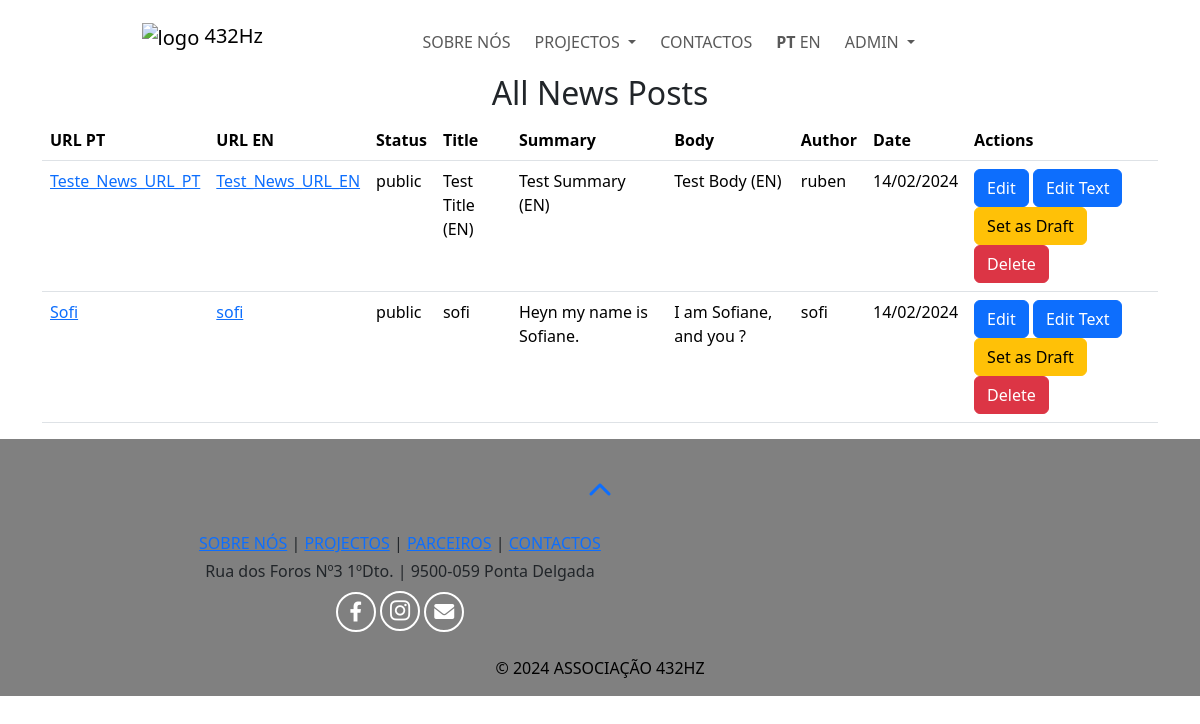
The app's page /news_dashboard (signed in), older data.
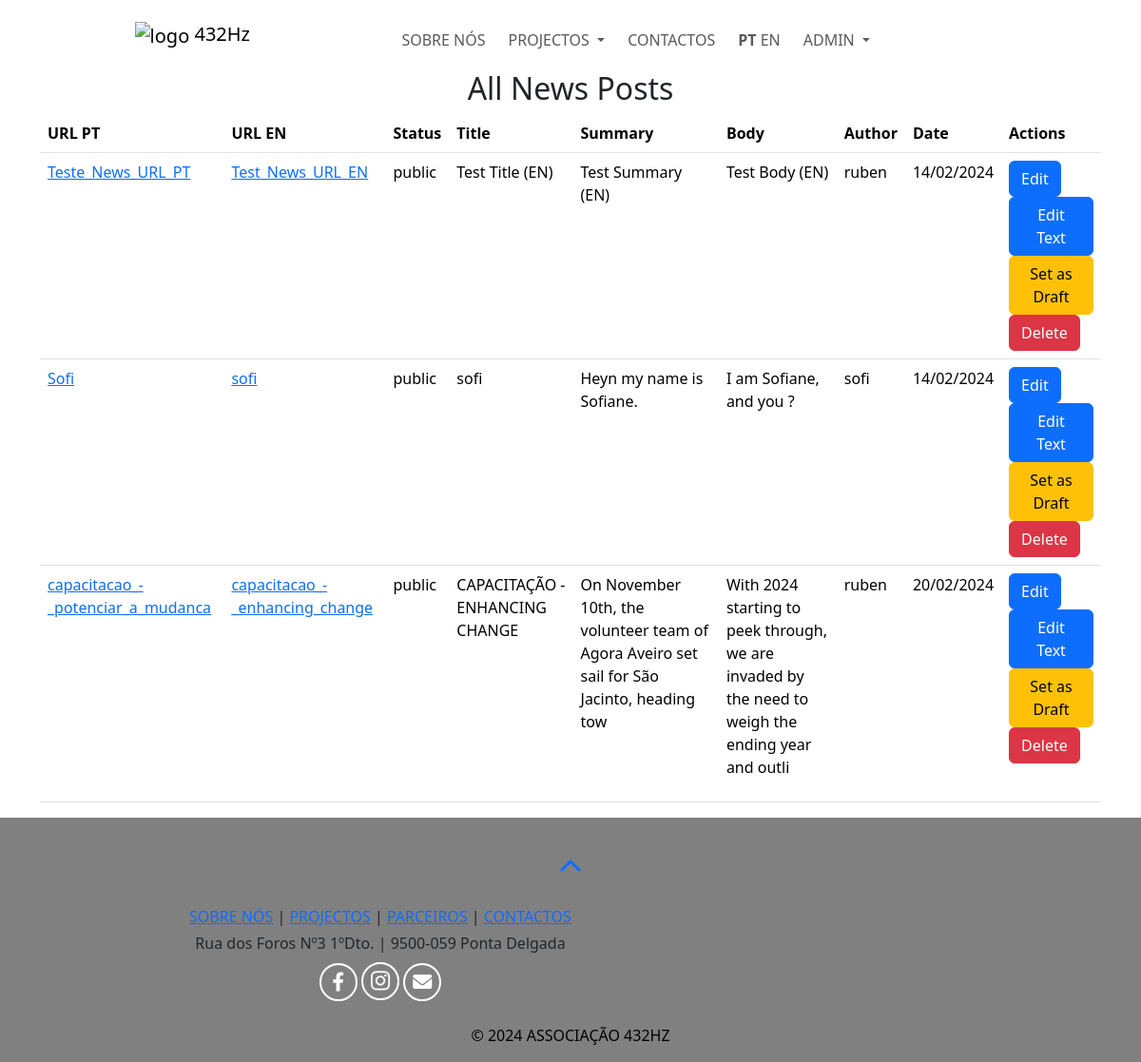
The same page, newer data.
### web432/models.py (models this page shows)
class News(db.Model):
    id = db.Column(db.Integer, primary_key=True)
    news_url_en = db.Column(db.String(255), unique=True, nullable=False)
    news_url_pt = db.Column(db.String(255), unique=True, nullable=False)
    status = db.Column(db.String(20), default='draft')
    title_en = db.Column(db.String(255), unique=True, nullable=False)
    title_pt = db.Column(db.String(255), unique=True, nullable=False)
    summary_en = db.Column(db.Text, nullable=False)
    summary_pt = db.Column(db.Text, nullable=False)
    body_en = db.Column(db.Text, nullable=False)
    body_pt = db.Column(db.Text, nullable=False)
    author = db.Column(db.String(80), nullable=False)
    cover = db.Column(db.String(200), nullable=True)
    photos = db.Column(db.String(2000), nullable=True)
    photographers = db.Column(db.String(255), nullable=True)
    category = db.Column(db.String(50), nullable=False)
    date = db.Column(db.DateTime, nullable=False)
    date_created = db.Column(db.DateTime, default=datetime.utcnow, nullable=False)

### web432/views.py (the view)
    @app.route("/news_dashboard", methods=["GET"])
    @login_required
    def news_dashboard():
        all_news = News.query.all()
        return render_template('news_dashboard.html', news_posts=all_news)

### web432/__init__.py (called while the page is built)
def get_locale():
    return session.get('lang', 'pt')

### web432/templates/news_dashboard.html (shortened to what this page needs)
{% extends "layout.html" %}
{% block pagecss %}
    <link rel="stylesheet" href="/static/stylesheets/dashboard.css">
{% endblock %}
{% block main %}
<div class="container">
    <h2 class="text-center">All News Posts</h2>
    <table class="table">
        <thead>
            <tr>
                <th>URL PT</th>
                <th>URL EN</th>
                <th>Status</th>
                <th>Title</th>
                <th>Summary</th>
                <th>Body</th>
                <th>Author</th>
                <th>Date</th>
                <th>Actions</th>
            </tr>
        </thead>
        <tbody>
            {% for post in news_posts %}
                <tr>
                    <td><a href="{{ url_for('news_url', news_url=post.news_url_pt) }}">{{ post.news_url_pt }}</a></td>
                    <td><a href="{{ url_for('news_url', news_url=post.news_url_en) }}">{{ post.news_url_en }}</a></td>
                    <td>{{ post.status }}</td>
                    <td>{{ post.title_en }}</td>
                    <td>{{ post.summary_en[:100] | safe }}</td>
                    <td>{{ post.body_en[:100] | safe }}</td>
                    <td>{{ post.author }}</td>
                    <td>{{ post.date.strftime('%d/%m/%Y') }}</td>
                    <td>
                        <a href="{{ url_for('edit_news', news_id=post.id) }}" class="btn btn-primary">Edit</a>
                        <a href="{{ url_for('edit_news_text', news_id=post.id) }}" class="btn btn-primary">Edit Text</a>
                        {% if post.status == 'public' %}
                            <a href="{{ url_for('change_status', news_id=post.id, new_status='draft') }}" class="btn btn-warning">Set as Draft</a>
                        {% else %}
                            <a href="{{ url_for('change_status', news_id=post.id, new_status='public') }}" class="btn btn-success">Publish</a>
                        {% endif %}
                        <a href="{{ url_for('delete_news', news_id=post.id) }}" class="btn btn-danger">Delete</a>
                    </td>
                </tr>
            {% endfor %}
        </tbody>
    </table>
</div>
{% endblock %}

### web432/templates/layout.html (shortened to what this page needs)
<!DOCTYPE html>
<html lang="pt">
	<head>
		<link href="https://cdn.jsdelivr.net/npm/bootstrap@5.3.2/dist/css/bootstrap.min.css" rel="stylesheet">
    	<link href="https://getbootstrap.com/docs/5.3/assets/css/docs.css" rel="stylesheet">
		<link rel="stylesheet" href="https://cdnjs.cloudflare.com/ajax/libs/font-awesome/6.0.0/css/all.min.css"/>
		<link rel="stylesheet" href="/static/stylesheets/global.css">
		{% block pagecss %}{% endblock %}
	</head>
	<body>
		<header id="top" class="container-fluid">
			{% include 'navbar.html' %}
		</header>
		<main class="container-fluid mr-0 ml-0">
			{% block main %}{% endblock %}
		</main>
		<footer>
			<section>
				<div class="position-relative text-center pb-1" style="top: 2rem; z-index: 1001;">
					<a href="#" id="go-to-top" data-toggle="tooltip" data-placement="bottom" title="Voltar para o topo">
						<span class="bg-cinzento4 rounded-circle d-inline-block" style="font-size: 1.5rem; line-height: 2.5rem; width: 3rem; height: 3rem;">
							<i class="fas fa-chevron-up"></i>
						</span>
					</a>
				</div>
				<div class="col-md-8 mb-2 text-md-right text-center">
					<p></br></p>
					<p class="text-uppercase font-weight-bold mb-1">
						<a href="{% if session['lang'] == 'pt' %}{{ url_for('sobre') }}{% else %}{{ url_for('about') }}{% endif %}">{{ _('SOBRE NÓS') }}</a> |
						<a href="{{ url_for('projects') }}">{{ _('PROJECTOS') }}</a> |
						<a href="{{ url_for('partners') }}">{{ _('Parceiros') }}</a> |
						<a href="{% if session['lang'] == 'pt' %}{{ url_for('contactos') }}{% else %}{{ url_for('contacts') }}{% endif %}">{{ _('CONTACTOS') }}</a>
					</p>
					<p class="mb-2">Rua dos Foros Nº3 1ºDto. | 9500-059 Ponta Delgada</p>
				</div>
				<div class="col-md-8 mb-2 text-md-right text-center">
					<a class="social-media transition" title="Facebook" href="{{ url_for('facebook') }}" target="_blank" rel="nofollow noopener"><i class="fab fa-facebook-f fa-fw social-icon social-icon-small"></i></a>
					<a class="social-media transition ml-1" title="Instagram" href="{{ url_for('instagram') }}" target="_blank" rel="nofollow noopener"><i class="fab fa-instagram fa-fw social-icon social-icon-small"></i></a>
					<a class="social-media transition ml-1" title="Email" href="{{ url_for('email') }}"><i class="fas fa-envelope fa-fw social-icon social-icon-small"></i></a>
				</div>
			</section>
			<section class="container-fluid bg-cinzento4 pt-3 text-center">
				<div class="row justify-content-center align-items-end margin-left-1 text-black">
						<div class="col-md-4 text-lg-left text-uppercase font-weight-light">
								<p class="copyright" title="Design:&#010;Mónica Reis&#010;&#010;Web Dev:&#010;Rúben Garcia">&copy; 2024 Associação 432Hz</p>
						</div>
				</div>
		</section>
		</footer>
	</body>
</html>

### web432/templates/navbar.html (shortened to what this page needs)
<nav class="navbar navbar-expand-md bg-body-tertiary text-nowrap">
  <div class="container-fluid">
    <a class="navbar-brand" href="{{ url_for('index') }}" title="Página inicial">
      <img src="{{ url_for('static', filename='images/logo.png') }}" width="72" height="72" alt="logo" class="logo">
      <span class="text-432hz">432Hz</span>
    </a>
    <div class="collapse navbar-collapse" id="navbarSupportedContent">
      <ul class="navbar-nav text-center ms-auto mb-2 mb-lg-0">
        <li class="nav-item">
          <a class="nav-link" href="{% if session['lang'] == 'pt' %}{{ url_for('sobre') }}{% else %}{{ url_for('about') }}{% endif %}">{{ _('SOBRE NÓS') }}</a>
        </li>
        <li class="nav-item dropdown">
          <a class="nav-link dropdown-toggle" href="#" id="navbarDropdownProjects">
            {{ _('PROJECTOS') }}
          </a>
        </li>
        <li class="nav-item">
          <a class="nav-link" href="{% if session['lang'] == 'pt' %}{{ url_for('contactos') }}{% else %}{{ url_for('contacts') }}{% endif %}">{{ _('CONTACTOS') }}</a>
        </li>
        <li class="nav-item">
          <div class="nav-link">
            {% if session['lang'] == 'pt' %}
              <a class="text-reset text-decoration-none cursor-default" title="Portuguese" style="font-weight: 600;" aria-disabled="true">PT</a>
              <a class="" href="{% if translation %}{{ translation }}{% else %}{{ url_for('set_locale', lang='en') }}{% endif %}" title="English" aria-label="Go to English Version" style="text-decoration: none; color: inherit;">EN</a>
            {% endif %}
          </div>
        </li>
        {% if current_user.is_authenticated %}
          <li class="nav-item dropdown">
            <a class="nav-link dropdown-toggle" href="#" id="navbarDropdownAdmin">
              ADMIN
            </a>
          </li>
        {% endif %}
      </ul>
    </div>
  </div>
</nav>

### web432/static/stylesheets/global.css (style rules this page uses)
* { padding: 0; margin: 0; box-sizing: border-box; }
@media (min-width: 900px) { .margin-left-1 { margin: 0 12vw 0 12vw; } }
header { padding: 0 15px; background-color: rgb(255, 255, 255); }
.navbar { margin: 0 10%; background: transparent !important; }
.navbar-collapse { justify-content: end; }
.navbar-nav { text-align: right; margin: 10px auto; }
.nav-item { padding: 4px; }
.social-icon { margin-top: 15px; font-size: 25px; color: #fff; border: 2.5px solid #fff; border-radius: 50%; width: 50px; height: 50px; line-height: 46px; }
.social-icon.fa-instagram { font-size: 29px; }
.social-icon-small { margin-top: 0; font-size: 20px; border: 2px solid #fff; width: 40px; height: 40px; line-height: 36px; }
.social-icon-small.fa-instagram { font-size: 23px; }
footer { background-color: grey; }
.social-icon-small { color: white; margin-top: 0; font-size: 20px; border: 2px solid #fff; border-radius: 50%; width: 40px; height: 40px; line-height: 36px; }

Row changes from the older to the newer data that the page shows:
added News: news_url_pt "capacitacao_-_potenciar_a_mudanca", news_url_en "capacitacao_-_enhancing_change", status "public", title_en "CAPACITAÇÃO - ENHANCING CHANGE", summary_en "On November 10th, the volunteer team of Agora Aveiro set sail for São Jacinto, heading tow", body_en "With 2024 starting to peek through, we are invaded by the need to weigh the ending year and outli", author "ruben", date "20/02/2024"
